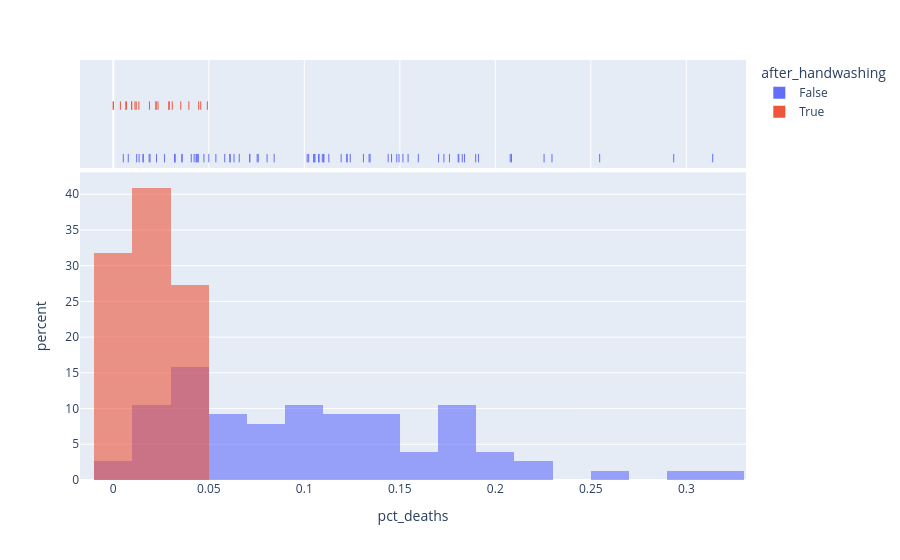

Notebook code cell kept with this figure:
### Markdown cell above
### Use Histograms to Visualise the Monthly Distribution of Outcomes

**Challenge**: Create a [plotly histogram](https://plotly.com/python/histograms/) to show the monthly percentage of deaths. 

* Use docs to check out the available parameters. Use the [`color` parameter](https://plotly.github.io/plotly.py-docs/generated/plotly.express.histogram.html) to display two overlapping histograms.
* The time period of handwashing is shorter than not handwashing. Change `histnorm` to `percent` to make the time periods comparable. 
* Make the histograms slighlty transparent
* Experiment with the number of bins on the histogram. Which number work well in communicating the range of outcomes?
* Just for fun, display your box plot on the top of the histogram using the `marginal` parameter.

### Code cell
hist = px.histogram(df_monthly,
                    x="pct_deaths",
                    color="after_handwashing",
                    nbins=30,
                    histnorm='percent',
                    marginal="rug",
                    opacity=0.6,
                    barmode='overlay')
hist.show()

### Figure 1 — Plotly figure (JSON) as saved in the notebook; plotly's stock layout.template omitted (floating-point values rounded to 4 significant figures)
{"data": [{"bingroup": "x", "histnorm": "percent", "hovertemplate": "after_handwashing=False<br>pct_deaths=%{x}<br>percent=%{y}<extra></extra>", "legendgroup": "False", "marker": {"color": "#636efa", "opacity": 0.6, "pattern": {"shape": ""}}, "name": "False", "nbinsx": 30, "orientation": "v", "showlegend": true, "type": "histogram", "x": [0.1457, 0.07531, 0.04332, 0.01569, 0.007843, 0.05, 0.08421, 0.01351, 0.01878, 0.1102, 0.2255, 0.2085, 0.1222, 0.1023, 0.1074, 0.03226, 0.06593, 0.2078, 0.2546, 0.1839, 0.2934, 0.2297, 0.3138, 0.1912, 0.1597, 0.1241, 0.1193, 0.06098, 0.04082, 0.005236, 0.01554, 0.02262, 0.176, 0.07143, 0.08051, 0.1516, 0.1128, 0.1703, 0.1731, 0.05833, 0.02679, 0.04369, 0.0632, 0.01224, 0.03226, 0.1102, 0.1055, 0.07591, 0.04745, 0.04452, 0.04231, 0.04392, 0.07143, 0.06122, 0.03586, 0.1055, 0.1484, 0.1094, 0.1049, 0.1339, 0.1809, 0.1543, 0.1897, 0.1344, 0.1015, 0.131, 0.1806, 0.1439, 0.1496, 0.1077, 0.05369, 0.03215, 0.01923, 0.03607, 0.1827, 0.1224], "xaxis": "x", "yaxis": "y"}, {"boxpoints": "all", "fillcolor": "rgba(255,255,255,0)", "hoveron": "points", "hovertemplate": "after_handwashing=False<br>pct_deaths=%{x}<extra></extra>", "jitter": 0, "legendgroup": "False", "line": {"color": "rgba(255,255,255,0)"}, "marker": {"color": "#636efa", "symbol": "line-ns-open"}, "name": "False", "showlegend": false, "type": "box", "x": [0.1457, 0.07531, 0.04332, 0.01569, 0.007843, 0.05, 0.08421, 0.01351, 0.01878, 0.1102, 0.2255, 0.2085, 0.1222, 0.1023, 0.1074, 0.03226, 0.06593, 0.2078, 0.2546, 0.1839, 0.2934, 0.2297, 0.3138, 0.1912, 0.1597, 0.1241, 0.1193, 0.06098, 0.04082, 0.005236, 0.01554, 0.02262, 0.176, 0.07143, 0.08051, 0.1516, 0.1128, 0.1703, 0.1731, 0.05833, 0.02679, 0.04369, 0.0632, 0.01224, 0.03226, 0.1102, 0.1055, 0.07591, 0.04745, 0.04452, 0.04231, 0.04392, 0.07143, 0.06122, 0.03586, 0.1055, 0.1484, 0.1094, 0.1049, 0.1339, 0.1809, 0.1543, 0.1897, 0.1344, 0.1015, 0.131, 0.1806, 0.1439, 0.1496, 0.1077, 0.05369, 0.03215, 0.01923, 0.03607, 0.1827, 0.1224], "xaxis": "x2", "yaxis": "y2"}, {"bingroup": "x", "histnorm": "percent", "hovertemplate": "after_handwashing=True<br>pct_deaths=%{x}<br>percent=%{y}<extra></extra>", "legendgroup": "True", "marker": {"color": "#EF553B", "opacity": 0.6, "pattern": {"shape": ""}}, "name": "True", "nbinsx": 30, "orientation": "v", "showlegend": true, "type": "histogram", "x": [0.02239, 0.012, 0.01894, 0.0458, 0.03957, 0.04472, 0.0293, 0.03534, 0.006873, 0.0, 0.006557, 0.009585, 0.01136, 0.003717, 0.0, 0.009615, 0.02341, 0.02903, 0.0134, 0.02233, 0.03085, 0.04926], "xaxis": "x", "yaxis": "y"}, {"boxpoints": "all", "fillcolor": "rgba(255,255,255,0)", "hoveron": "points", "hovertemplate": "after_handwashing=True<br>pct_deaths=%{x}<extra></extra>", "jitter": 0, "legendgroup": "True", "line": {"color": "rgba(255,255,255,0)"}, "marker": {"color": "#EF553B", "symbol": "line-ns-open"}, "name": "True", "showlegend": false, "type": "box", "x": [0.02239, 0.012, 0.01894, 0.0458, 0.03957, 0.04472, 0.0293, 0.03534, 0.006873, 0.0, 0.006557, 0.009585, 0.01136, 0.003717, 0.0, 0.009615, 0.02341, 0.02903, 0.0134, 0.02233, 0.03085, 0.04926], "xaxis": "x2", "yaxis": "y2"}], "layout": {"barmode": "overlay", "legend": {"title": {"text": "after_handwashing"}, "tracegroupgap": 0}, "margin": {"t": 60}, "xaxis": {"anchor": "y", "domain": [0, 1], "title": {"text": "pct_deaths"}}, "xaxis2": {"anchor": "y2", "domain": [0, 1], "matches": "x", "showgrid": true, "showticklabels": false}, "yaxis": {"anchor": "x", "domain": [0, 0.7326], "title": {"text": "percent"}}, "yaxis2": {"anchor": "x2", "domain": [0.7426, 1], "matches": "y2", "showgrid": false, "showline": false, "showticklabels": false, "ticks": ""}}}
